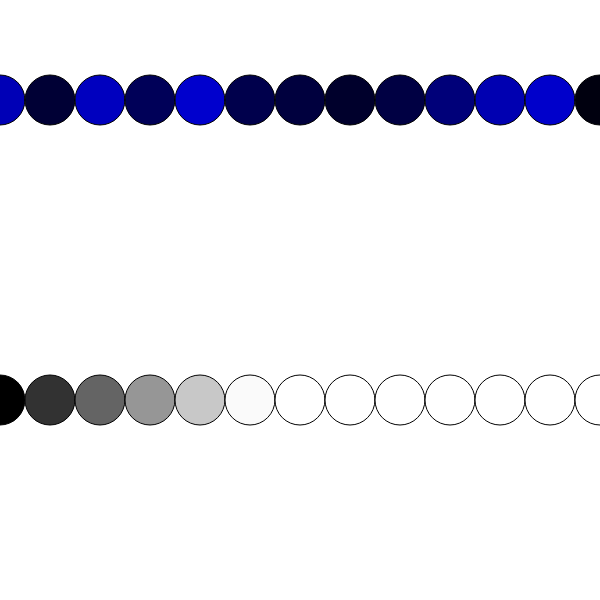
Frame 1 (no input)
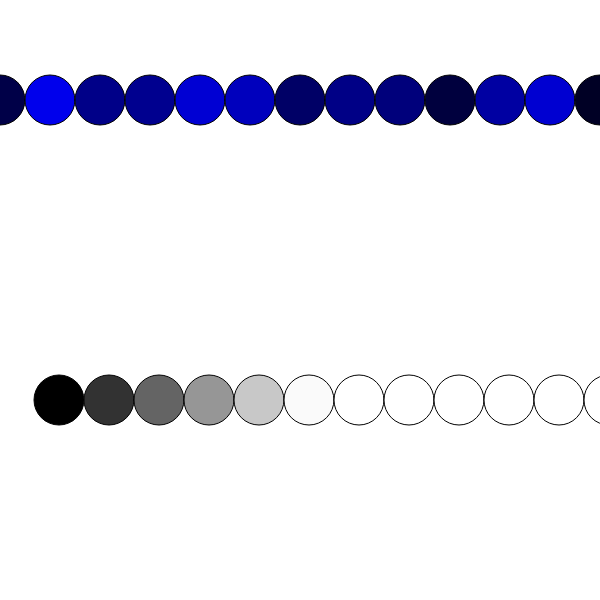
Frame 60 (no input)
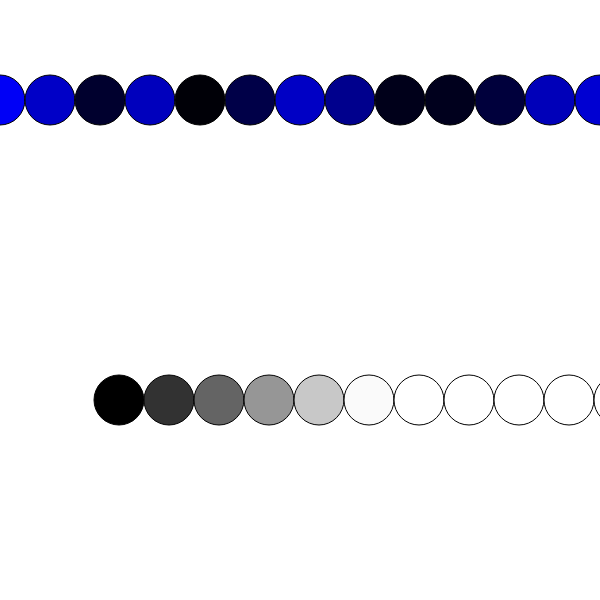
Frame 120 (the mouse pressed at the canvas centre since frame 60)

The p5.js sketch that drew these frames (run headless with seeded random() and noise() and a simulated clock; from frame 60 on, the mouse is pressed at the canvas centre):

// p5.js sketch
// ── sketch.js
 var moveRIGHT =0;

function setup() {

	createCanvas(600,600);
}

function draw() {
background(255);
	var x = 0;
	while( x <= width){
		fill(0, 0, random(255));
		ellipse(x, 100, 50, 50);
		x = x+50;
		//print(x);
	}
	
	for(var a=0; a <=width; a+=50){
		fill(a,a,a);
		ellipse(a+moveRIGHT,400, 50,50);
		//print(a);
	}
	moveRIGHT=moveRIGHT+1;
	print(moveRIGHT);

}
